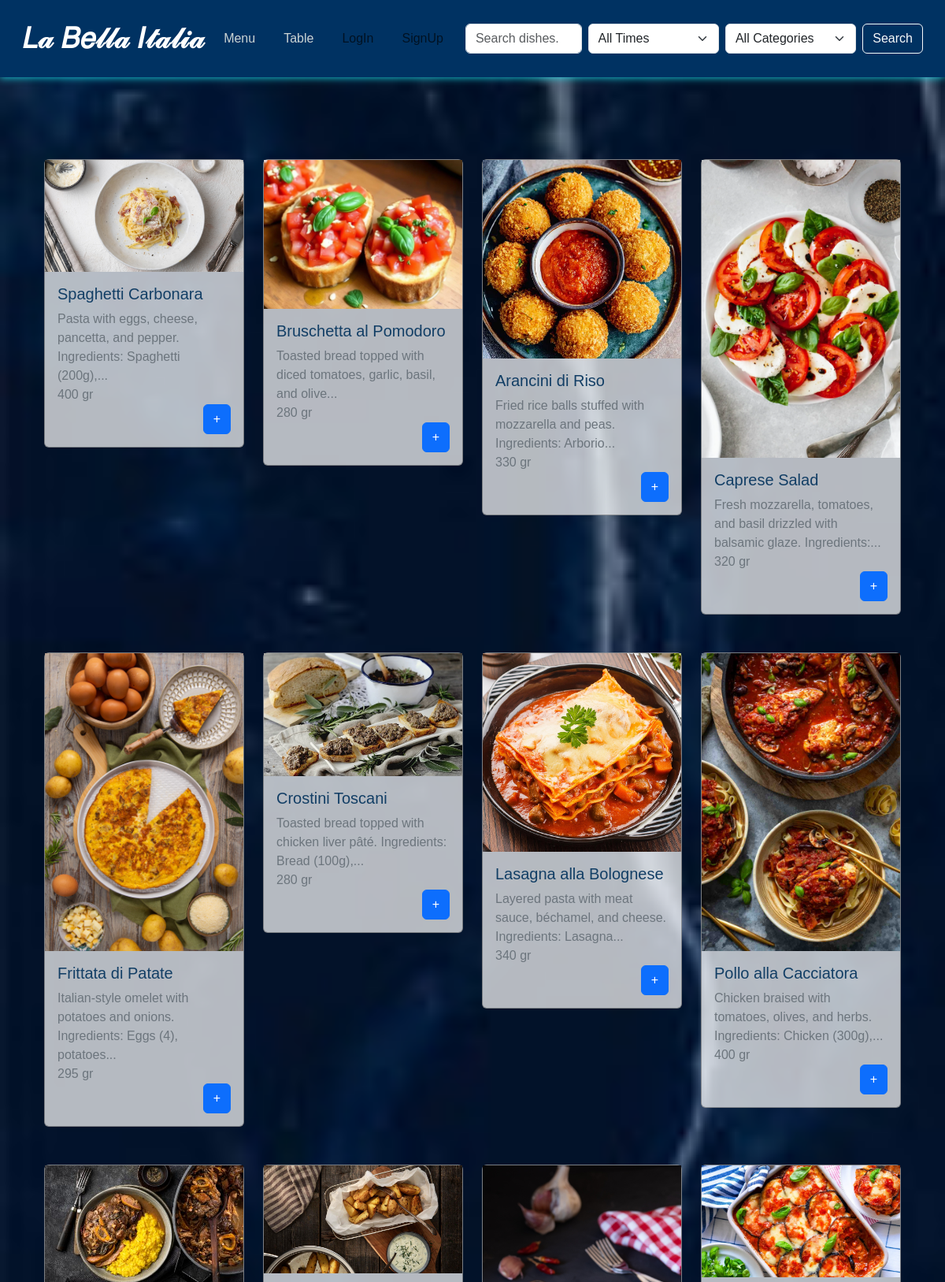
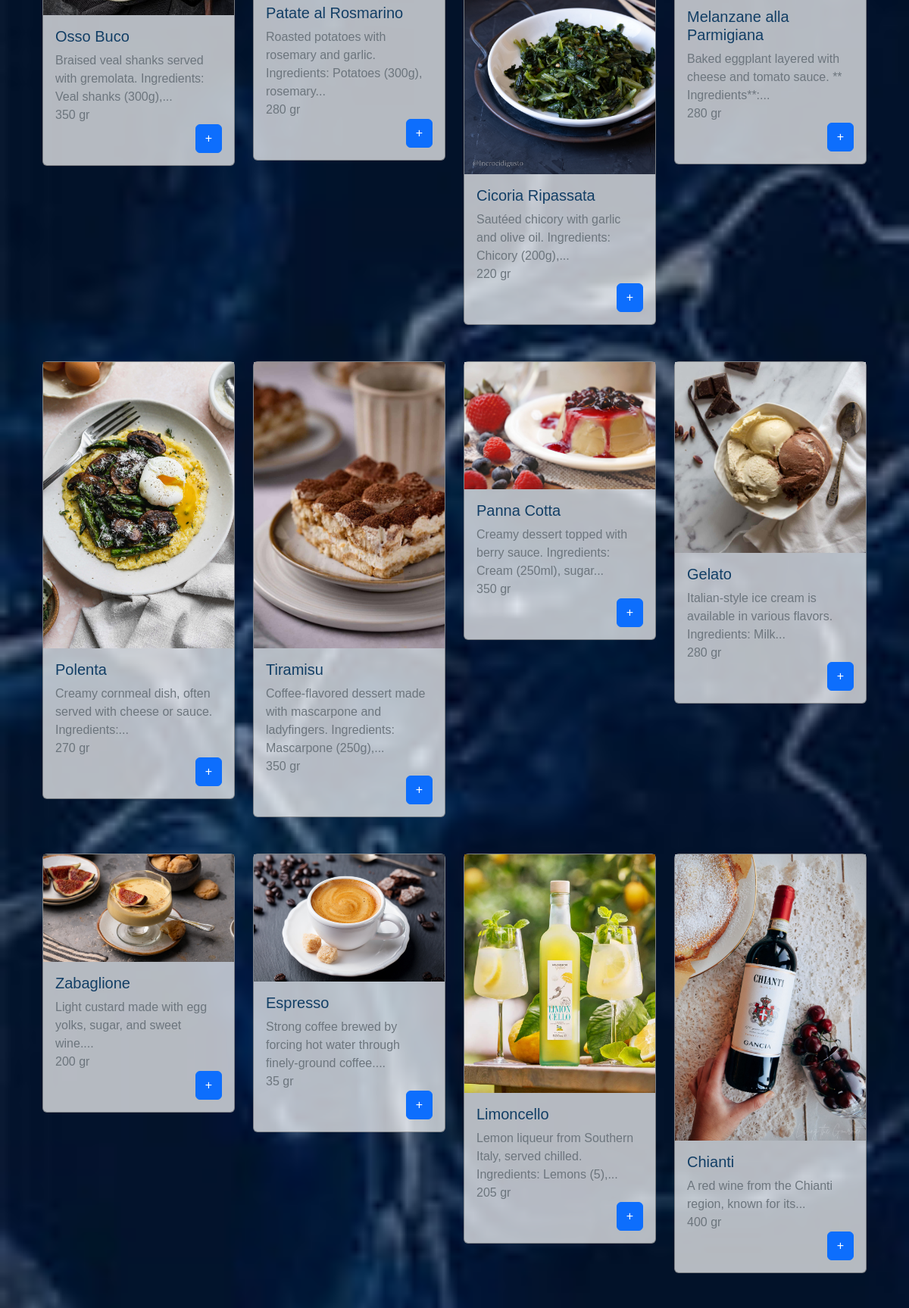
The app's page /search/ (upper part) with its own data (2 pictures, top to bottom).
### project/models.py (models this page shows)
class Dish(models.Model):
    SORTDT = [
        ("Breakfast", "breakfast"),
        ("Lunch", "lunch"),
        ("Dinner", "dinner")
    ]
    SORT = [
        ("Appetizers", "appetizers"),
        ("Main Courses", "main"),
        ("Side Dishes", "side"),
        ("Desserts", "desserts"),
        ("Beverages", "beverages"),
        ("Soups", "soups"),
        ("Salads", "salads")
    ]
    name = models.CharField(max_length=255)
    ingredients = models.TextField()
    gram = models.CharField(max_length=255)
    sort_daytime = models.CharField(max_length=15, choices=SORTDT, blank=True, null=True)
    sort = models.CharField(max_length=50, choices=SORT)
    allergies = models.ManyToManyField(Allergies)
    image = models.ImageField(upload_to='dish_img/', blank=True, null=True)

### project/views.py (the view)
# urls.py: path('search/', views.dish_search, name='search-results'),
def dish_search(request):
    queryset = Dish.objects.all()
    query = request.GET.get('q', '')
    daytime = request.GET.get('daytime', '')
    category = request.GET.get('category', '')
    if query:
        queryset = queryset.filter(
            Q(name__icontains=query) |
            Q(ingredients__icontains=query)
        )
    if daytime:
        queryset = queryset.filter(sort_daytime=daytime)
    if category:
        queryset = queryset.filter(sort=category)
    context = {
        'dishes': queryset,
        'query': query,
        'daytime': daytime,
        'category': category,
        'daytime_choices': Dish.SORTDT,
        'category_choices': Dish.SORT
    }
    return render(request, 'search_result.html', context)

### project/templatetags/custom_filters.py (called while the page is built)
@register.filter
def truncate_words(value, arg):
    words = value.split()
    if len(words) > arg:
        return ' '.join(words[:arg]) + '...'
    return value

### templates/search_result.html
{% extends 'base.html' %}
{% load static %}
{% load custom_filters %}
{% block content %}
<div class="container mt-4">
    <div class="container mt-5">
        {% if dishes %}
            {% for dish in dishes %}
                {% if forloop.first or forloop.counter0|divisibleby:4 %}
                    <div class="row mb-4">
                {% endif %}
                <div class="col-md-3 mb-4">
                    <a href="{% url 'dish-detail' dish.id %}" style="text-decoration: none;">
                        <div class="card body">
                            {% if dish.image %}
                                <img src="{{ dish.image.url }}" class="card-img-top" alt="{{ dish.name }} image">
                            {% endif %}
                            <div class="card-body">
                                <h5 class="card-title" style="color: #123E65;">{{ dish.name }}</h5>
                                <p class="card-text text-secondary">{{ dish.ingredients|truncate_words:10 }}</p>
                                <p class="card-text text-secondary">{{ dish.gram }} gr</p>
                                <div class="d-flex justify-content-between align-items-center">
                                    <a href="{% url 'order-create' dish.id %}" class="btn btn-primary">+</a>
                                </div>
                            </div>
                        </div>
                    </a>
                </div>
                {% if forloop.counter|divisibleby:4 or forloop.last %}
                    </div>
                {% endif %}
            {% endfor %}
        {% else %}
            <div class="col-12">
                <div class="alert alert-info">
                    No dishes found matching your search criteria.
                </div>
            </div>
        {% endif %}
    </div>
</div>
{% endblock %}

### records on screen
Dish: image (picture), name "Spaghetti Carbonara", ingredients "Pasta with eggs, cheese, pancetta, and pepper. Ingredients: Spaghetti (200g),...", gram "400"
Dish: image (picture), name "Bruschetta al Pomodoro", ingredients "Toasted bread topped with diced tomatoes, garlic, basil, and olive...", gram "280"
Dish: image (picture), name "Arancini di Riso", ingredients "Fried rice balls stuffed with mozzarella and peas. Ingredients: Arborio...", gram "330"
Dish: image (picture), name "Caprese Salad", ingredients "Fresh mozzarella, tomatoes, and basil drizzled with balsamic glaze. Ingredients:...", gram "320"
Dish: image (picture), name "Frittata di Patate", ingredients "Italian-style omelet with potatoes and onions. Ingredients: Eggs (4), potatoes...", gram "295"
Dish: image (picture), name "Crostini Toscani", ingredients "Toasted bread topped with chicken liver pâté. Ingredients: Bread (100g),...", gram "280"
Dish: image (picture), name "Lasagna alla Bolognese", ingredients "Layered pasta with meat sauce, béchamel, and cheese. Ingredients: Lasagna...", gram "340"
Dish: image (picture), name "Pollo alla Cacciatora", ingredients "Chicken braised with tomatoes, olives, and herbs. Ingredients: Chicken (300g),...", gram "400"
Dish: image (picture), name "Osso Buco", ingredients "Braised veal shanks served with gremolata. Ingredients: Veal shanks (300g),...", gram "350"
Dish: image (picture), name "Patate al Rosmarino", ingredients "Roasted potatoes with rosemary and garlic. Ingredients: Potatoes (300g), rosemary...", gram "280"
Dish: image (picture), name "Cicoria Ripassata", ingredients "Sautéed chicory with garlic and olive oil. Ingredients: Chicory (200g),...", gram "220"
Dish: image (picture), name "Melanzane alla Parmigiana", ingredients "Baked eggplant layered with cheese and tomato sauce. ** Ingredients**:...", gram "280"
Dish: image (picture), name "Polenta", ingredients "Creamy cornmeal dish, often served with cheese or sauce. Ingredients:...", gram "270"
Dish: image (picture), name "Tiramisu", ingredients "Coffee-flavored dessert made with mascarpone and ladyfingers. Ingredients: Mascarpone (250g),...", gram "350"
Dish: image (picture), name "Panna Cotta", ingredients "Creamy dessert topped with berry sauce. Ingredients: Cream (250ml), sugar...", gram "350"
Dish: image (picture), name "Gelato", ingredients "Italian-style ice cream is available in various flavors. Ingredients: Milk...", gram "280"
Dish: image (picture), name "Zabaglione", ingredients "Light custard made with egg yolks, sugar, and sweet wine....", gram "200"
Dish: image (picture), name "Espresso", ingredients "Strong coffee brewed by forcing hot water through finely-ground coffee....", gram "35"
Dish: image (picture), name "Limoncello", ingredients "Lemon liqueur from Southern Italy, served chilled. Ingredients: Lemons (5),...", gram "205"
Dish: image (picture), name "Chianti", ingredients "A red wine from the Chianti region, known for its...", gram "400"
